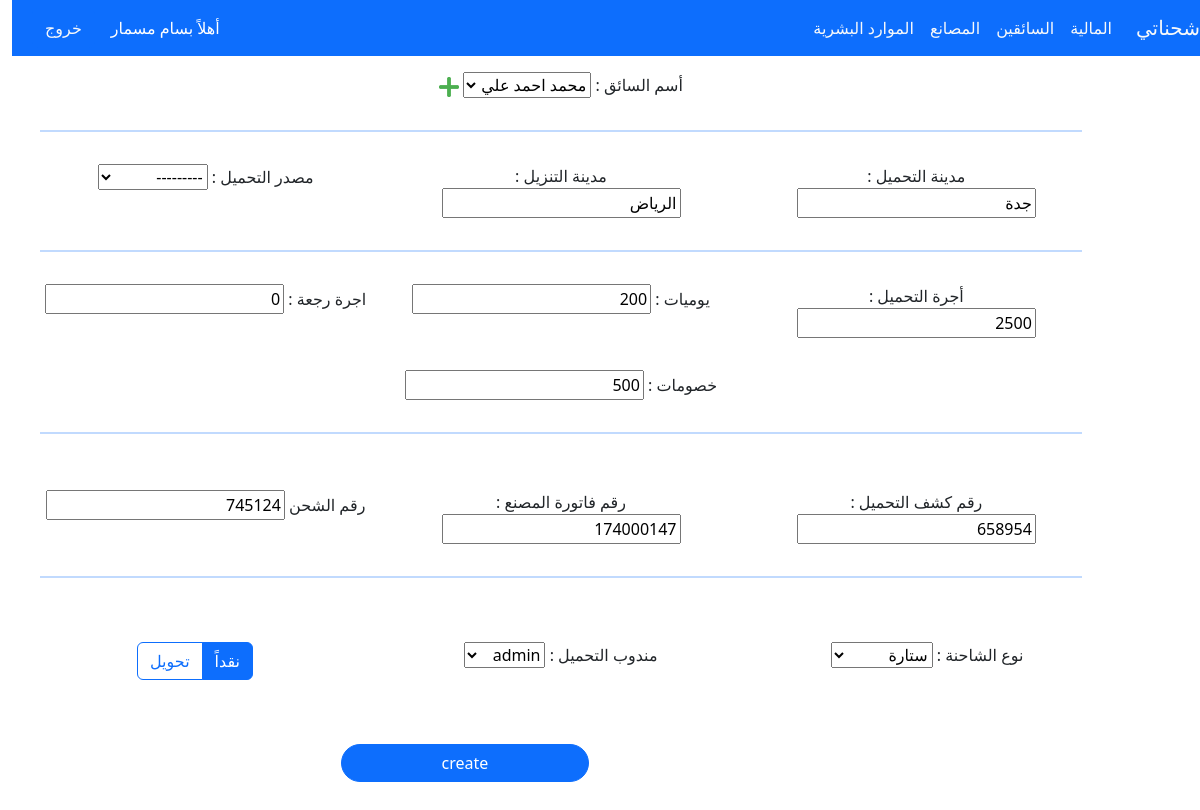
The app's page /financial/catch/edit/2 (signed in) with its own data.
### drivers/models.py (models this page shows)
class DriverModel(models.Model):
    driver_id = models.BigAutoField(primary_key=True)
    driver_name = models.CharField(max_length=225,  help_text='اسم السائق',  null=True, blank=True)
    Saudi_Arabia = 'Saudi'
    YEMEN = 'Yemeni'
    Syria = 'Syrian'
    Egypt = 'Egypt'
    Afghanistan = 'Afghanistan'
    Pakistan = 'Pakistani'
    Jordan = 'Jordanian'
    India = 'Indian'
    Other = 'other'
    countrys = [
        (Saudi_Arabia, 'Saudi'),
        (YEMEN, 'Yemeni'),
        (Syria, 'Syrian'),
        (Egypt, 'Egypt'),
        (Afghanistan, 'Afghanistan'),
        (Pakistan, 'Pakistani'),
        (Jordan, 'Jordanian'),
        (India, 'Indian'),
        (Other, 'other')
    ]
    driver_nationality = models.CharField(
        max_length=20, choices=countrys, default=Other,  help_text='جنسية السائق',  null=True, blank=True)
    driver_phone_number = models.CharField(
        max_length=16, help_text='رقم هاتف السائق ',  null=True, blank=True)
    Identification_Number = models.CharField(
        max_length=10,  help_text='رقم الهوية/الاقامة',  null=True, blank=True)
    truck_plate_number = models.CharField(
        max_length=8,  help_text='رقم لوحة الشاحنة',  null=True, blank=True)
    Truck_Reefers = 'تريلا براد'
    Truck_Flatbed  = 'سطحة'
    Truck_high_sides = 'جوانب عالي'
    Truck_Curtainsider = 'ستارة'
    lory_Flatbed= 'لوري عادي'
    lory_Reefers= 'لوري براد'
    dinah_Flatbed= 'يدنة عادي'
    dinah_Reefers= 'دينة براد'
    Vehicle = [
        (Truck_Reefers, 'تريلا براد'),
        (Truck_Flatbed, 'سطحة'),
        (Truck_high_sides, 'جوانب عالي'),
        (Truck_Curtainsider, 'ستارة'),
        (lory_Flatbed, 'لوري عادي'),
        (lory_Reefers, 'يدنة عادي'),
        (dinah_Flatbed, 'يدنة عادي'),
        (dinah_Reefers, 'دينة براد'),
    ]
    Vehicle_Type = models.CharField( choices=Vehicle, default=Truck_Flatbed,
        max_length=30, help_text='نوع السيارة(سطحة - جوانب) ....',  null=True, blank=True)
    Sequence_Number = models.CharField(
        max_length=30, help_text='الرقم التسلسلي من الاستمارة',  null=True, blank=True)
    Owner_car_id_number = models.CharField(
        max_length=10,  help_text='رقم هوية مالك السيارة',  null=True, blank=True)
    def __str__(self):
        return self.driver_name

### financial/models.py (models this page shows, shortened)
class CatchReceipt(models.Model):
    catchReceipt_id= models.BigAutoField(primary_key=True)
    driver = models.ForeignKey(DriverModel, on_delete=models.CASCADE, null=True )
    source =  models.CharField(max_length=225,  default='جدة' , help_text=' المصدر' , blank=True )
    destination =  models.CharField(max_length=225,  default='الرياض' ,  help_text=' الوجهة', blank=True )
    company = models.ForeignKey(CompanyModel, on_delete=models.CASCADE, null=True , blank=True )
    date = models.DateTimeField(default=timezone.now, help_text=' التاريخ' , blank=True )
    amount =  models.CharField(max_length=225,  help_text=' الاجرة'  )
    overnight =  models.CharField(max_length=225,  default='0' ,  help_text=' المبات'  )
    return_fare =  models.CharField(max_length=225,  default='0' ,  help_text=' اجرة رجعة' )
    deduction =  models.CharField(max_length=225,  default='0' ,  help_text='خصم' )
    total_amount =  models.CharField(max_length=225,  default='0' ,  help_text='المجموع', null=True, blank=True )
    policy_number =  models.CharField(max_length=225,  default='' , help_text=' رقم البوليصة' , blank=True )
    notice_number =  models.CharField(max_length=225,  default='' , help_text=' رقم الاشعار' , blank=True )
    Shipment_id =  models.CharField(max_length=225,  default='' , help_text=' رقم الشحن' , blank=True )
    delegate =  models.ForeignKey(User, on_delete=models.CASCADE, null=True, help_text=' المندوب ')
    accountant =  models.CharField(max_length=225, null=True,help_text=' المحاسب ' )
    Truck_Reefers = 'تريلا براد'
    Truck_Flatbed  = 'سطحة'
    Truck_high_sides = 'جوانب عالي'
    Truck_Curtainsider = 'ستارة'
    lory_Flatbed= 'لوري عادي'
    lory_Reefers= 'لوري براد'
    dinah_Flatbed= 'يدنة عادي'
    dinah_Reefers= 'دينة براد'
    Vehicle = [
        (Truck_Reefers, 'تريلا براد'),
        (Truck_Flatbed, 'سطحة'),
        (Truck_high_sides, 'جوانب عالي'),
        (Truck_Curtainsider, 'ستارة'),
        (lory_Flatbed, 'لوري عادي'),
        (lory_Reefers, 'يدنة عادي'),
        (dinah_Flatbed, 'يدنة عادي'),
        (dinah_Reefers, 'دينة براد'),
    ]
    Vehicle_Type = models.CharField( choices=Vehicle, default=Truck_Flatbed,
        max_length=30, help_text='نوع السيارة(سطحة - جوانب) ....',  null=True, blank=True )
    branch = models.CharField(max_length=225,  default='المركز الرئيسي' , help_text=' الفرع' , blank=True, null=True, )
    payment_method = models.CharField( max_length=225,  default='نقداً' , help_text=' طريقة الدفع' , blank=True, null=True, )

### companies/models.py (models this page shows)
class CompanyModel(models.Model):
    company_name = models.CharField(max_length=225,  help_text='اسم الشركة')
    company_id = models.BigAutoField(primary_key=True)
    company_city = models.CharField(max_length=225,  default='Dammam',help_text='مقر الشركة')
    charging_area = models.CharField( max_length=225, default='Jeddah', help_text='منطقة الشحن ')
    def __str__(self):
        return self.company_name

### financial/views.py (the view)
# urls.py: path('financial/catch/edit/<int:pk>',views.edit_catch_receipt, name='edit_catch_receipt' ),
@login_required(login_url='login')
def edit_catch_receipt(request, pk):
    catch_receipt = get_object_or_404(CatchReceipt, pk=pk)
    if request.method == 'POST':
        catch_receipt_form = AddCatch(request.POST, instance=catch_receipt)
        if catch_receipt_form.is_valid():
            form = catch_receipt_form.save()
            form.total_amount = int(form.amount) + int(form.overnight) + int(form.return_fare) - int(form.deduction)
            form.save()
            catch_receipt_form.save()
            return redirect('catch_receipt_list')
    else:
        catch_receipt_form = AddCatch(instance=catch_receipt)
    return render(request, 'financial/catch/catch_receipt_add_edit.html',{'catch_receipt_form':catch_receipt_form})

### financial/forms.py
class AddCatch(forms.ModelForm):
    class Meta:
        model = CatchReceipt
        fields = '__all__'
        exclude = [
            'date',
            'accountant',
            ]

### templates/financial/catch/catch_receipt_add_edit.html (shortened to what this page needs)
{% extends 'base.html' %}
{% load static %}
{% block content %}
<div class="container">
    <div class="text-center">
        <form action="" method="post" enctype="multipart/form-data">
            <div class="form">
                <div class="row p-3">
                    <div class="col-sm-4 ">
                    </div>
                    <div class="col-sm-4 ">
                        <label for="exampleFormControlSelect1">أسم السائق : </label>
                        {{ catch_receipt_form.driver }}
                        <a href="{%url 'add_driver'%}"><img src="{% static 'img/plus.png' %}" style="width: 20px;"></a>
                    </div>
                    <div class="col-sm-4">
                    </div>
                </div>
                <hr class=" m-3 border-primary border-1"/>
                <div class="row p-3">
                    <div class="col-sm-4 ">
                        <label for="validationCustom01">مدينة التحميل : </label>
                        {{ catch_receipt_form.source }}
                    </div>
                    <div class="col-sm-4 ">
                        <label for="validationCustom01">مدينة التنزيل : </label>
                        {{ catch_receipt_form.destination }}
                    </div>
                    <div class="col-sm-4">
                        <label for="validationCustom01"> مصدر التحميل : </label>
                        {{ catch_receipt_form.company }}
                    </div>
                </div>
                <hr class=" m-3 border-primary border-1"/>
                <div class="row p-3">
                    <div class="col-sm-4 ">
                        <label for="validationCustom01"> أجرة التحميل : </label>
                        {{ catch_receipt_form.amount }}
                    </div>
                    <div class="col-sm-4 ">
                        <label for="validationCustom01"> يوميات : </label>
                        {{ catch_receipt_form.overnight }}
                    </div>
                    <div class="col-sm-4 d-inline">
                        <label class="d-inline"> اجرة رجعة : </label>
                        <div class="d-inline">
                            {{ catch_receipt_form.return_fare }}
                        </div>
                    </div>
                </div>
                <div class="row p-3">
                    <div class="col-sm-4">
                    </div>
                    <div class="col-sm-4">
                        <label for="validationCustom01"> خصومات : </label>
                        {{ catch_receipt_form.deduction }}
                    </div>
                    <div class="col-sm-4">
                    </div>
                </div>
                <hr class=" m-3 border-primary border-1"/>
                <div class="row p-3">
                    <div class="col-md-4 mt-4">
                        <label for="validationCustom01"> رقم كشف التحميل : </label>
                        {{ catch_receipt_form.policy_number }}
                    </div>
                    <div class="col-md-4 mt-4">
                        <label for="validationCustom01"> رقم فاتورة المصنع : </label>
                        {{ catch_receipt_form.notice_number }}
                    </div>
                    <div class="col-md-4 mt-4">
                        <label for="validationCustom01"> رقم الشحن </label>
                        {{ catch_receipt_form.Shipment_id }}
                    </div>
                </div>
                <hr class=" m-3 border-primary border-1"/></p>
                <div class="row ">
                    <div class="col-md-4 my-5">
                        <label for="exampleFormControlSelect1 w-100"> نوع الشاحنة : </label>
                        {{ catch_receipt_form.Vehicle_Type }}
                    </div>
                    <div class="col-md-4 my-5">
                        <label for="exampleFormControlSelect1 w-100"> مندوب التحميل : </label>
                        {{ catch_receipt_form.delegate }}
                    </div>
                    <div class="col-md-4 my-5">
                        <div class="btn-group" role="group" aria-label="Basic radio toggle button group">
                            <label class="btn btn-outline-primary" for="btnradio1">نقداً</label>
                            <label class="btn btn-outline-primary" for="btnradio2">تحويل</label>
                        </div>
                    </div>
                </div>
                <div class="row p-3">
                    <div class="col-md-4">
                        <input class="btn btn-primary w-75 rounded-pill" type="submit" value="create"></a>
                    </div>
                </div>
            </div>
        </form>
        {% endblock %}

### templates/base.html (shortened to what this page needs)
{% load static %}
<!doctype html>
<html lang="ar" dir="rtl">
<head>
    <link rel="stylesheet" href="https://cdn.jsdelivr.net/npm/bootstrap@5.2.3/dist/css/bootstrap.rtl.min.css"
>
    <link href="{% static 'css/style.css' %}" rel="stylesheet">
    <link rel="stylesheet" href="https://use.fontawesome.com/releases/v5.8.1/css/all.css">
</head>
<body>
    {% if user.is_authenticated %}
    <header>
       <nav class="navbar navbar-expand-lg bg-primary ">
            <div class="container-fluid ">
                <a class="navbar-brand text-light" href="{% url 'home' %}">شحناتي</a>
                <div class="collapse navbar-collapse" id="navbarSupportedContent">
                    <ul class="navbar-nav me-auto mb-2 mb-lg-0">
                        <li class="nav-item">
                            <a class="nav-link active text-light" aria-current="page"
                                href="{% url 'catch_receipt_list' %}">المالية</a>
                        </li>
                        <li class="nav-item">
                            <a class="nav-link active text-light" aria-current="page"
                                href="{% url 'driver_list' %}">السائقين</a>
                        </li>
                        <li class="nav-item">
                            <a class="nav-link active text-light" aria-current="page"
                                href="{% url 'company_list' %}">المصانع</a>
                        </li>
                        <li class="nav-item">
                            <a class="nav-link active text-light" aria-current="page"
                                href="{% url 'accounts_list' %}">الموارد البشرية</a>
                        </li>
                    </ul>
                    <div class="d-grid gap-2 d-md-flex justify-content-md-end">
                        {% if user.is_authenticated %}
                        <span class=" m-2 text-white">أهلاً {{ user.first_name }}</span>
                        <button class="btn btn-primary me-md-2" type="button"><a class="nav-link active text-light" aria-current="page"
                            href="{% url 'logout' %}">خروج</a>
                         </button>
                         {% else %}
                        <button class="btn btn-primary me-md-2" type="button"><a class="nav-link active text-light" aria-current="page"
                            href="{% url 'login' %}">تسجيل الدخول</a>
                         </button>
                        {% endif %}
                    </div>
                </div>
            </div>
        </nav>
        {% endif %}
    </header>
    <div class="row justify-content-start">
        <div class="col-1">
        </div>
        <div class="col-11">
            {% block content %}
            {% endblock %}
        </div>
    </div>
</body>
</html>

### static/css/style.css (style rules this page uses)
hr { border-bottom: 1px solid #e17d27; margin-top: -20px; }

### records on screen
DriverModel: driver "محمد احمد علي"
CatchReceipt: source "جدة", destination "الرياض", amount "2500", overnight "200", return_fare "0", deduction "500", policy_number "658954", notice_number "174000147", Shipment_id "745124", Vehicle_Type "ستارة", delegate "admin"
CompanyModel: company "---------"

### other values on screen
{{ user.first_name }} "بسام مسمار"
